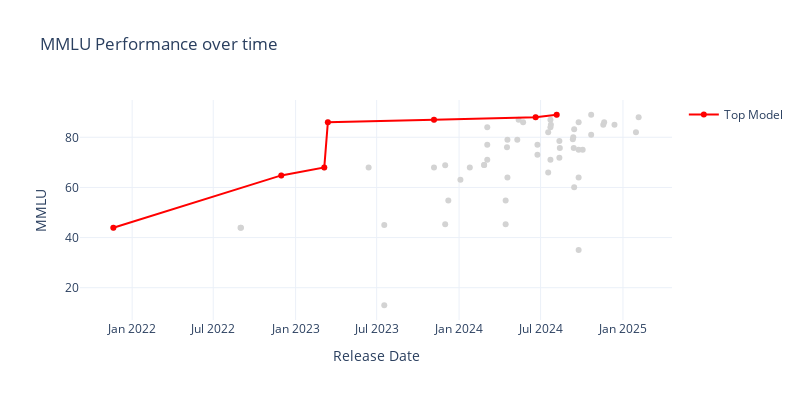
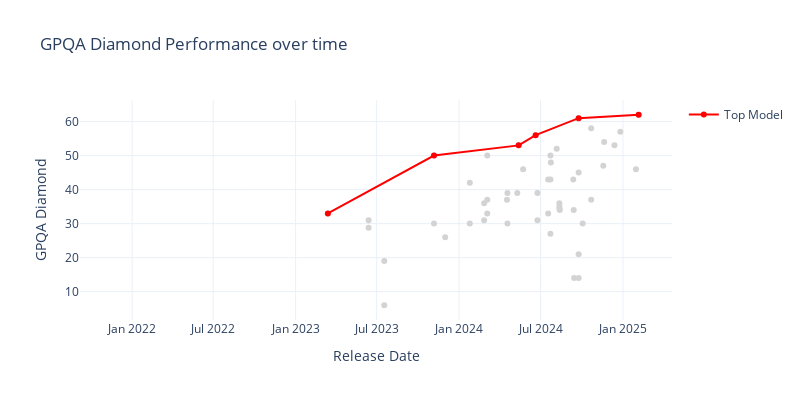
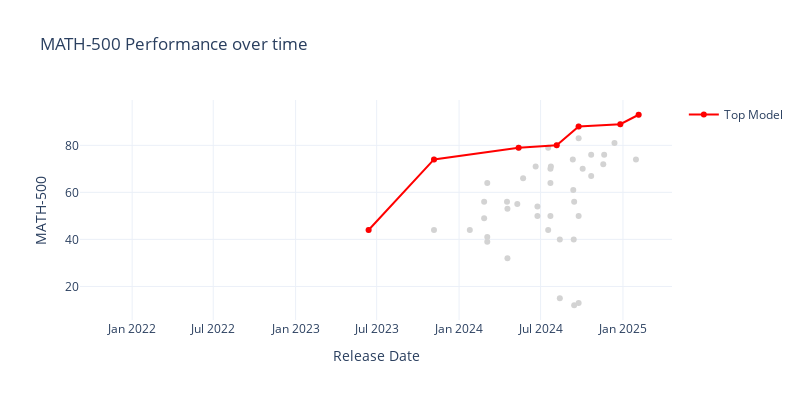
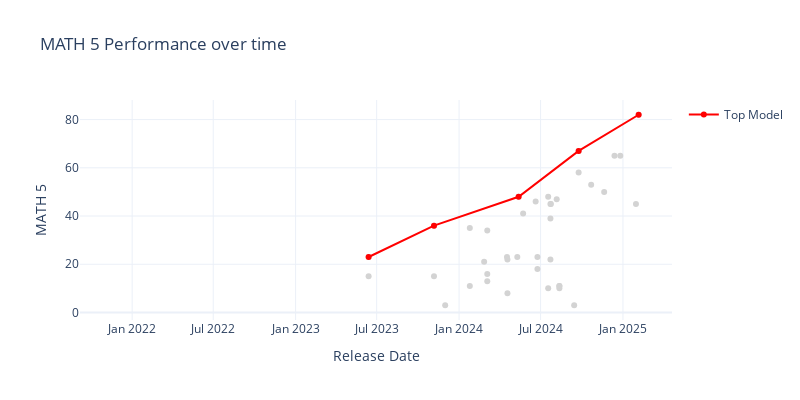

The notebook cell these images were saved under, in order:
### Markdown cell above
### Performance

### Code cell
top_n = 1
aa_df = aa_df.sort_values(by='Release Date')

top_models_df_lookup = {}
for benchmark in benchmarks:
    # Get the top-1 model by benchmark score at each point in time
    ever_top_n_models = set()
    unique_dates = aa_df['Release Date'].sort_values().unique()
    for date in unique_dates:
        df_up_to_date = aa_df[aa_df['Release Date'] <= date]
        top_n_models = df_up_to_date.nlargest(top_n, benchmark)
        top_n_model_names = top_n_models['Model Name and Date'].tolist()
        ever_top_n_models.update(top_n_model_names)
    ever_top_n_list = list(ever_top_n_models)
    print(ever_top_n_list)
    top_models_df = aa_df[aa_df['Model Name and Date'].isin(ever_top_n_list)]
    top_models_df_lookup[benchmark] = top_models_df

    # Create base scatter plot with all data
    fig = px.scatter(aa_df, x='Release Date', y=benchmark, 
                    hover_data=['Model Name'], 
                    title=f'{benchmark} Performance over time',
                    color_discrete_sequence=['lightgray'])

    # Add top-1 models in a different color
    fig.add_scatter(x=top_models_df['Release Date'], 
                    y=top_models_df[benchmark],
                    mode='lines+markers',
                    name='Top Model',
                    hovertemplate='%{text}<extra></extra>',
                    text=top_models_df['Model Name'],
                    line=dict(color='red'))
    fig.update_layout(
        width=800,
        height=400,
    )
    fig.show()

### Figure 1 — Plotly figure (JSON) as saved in the notebook; plotly's stock layout.template omitted (floating-point values rounded to 4 significant figures)
{"data": [{"customdata": [["GPT-3"], ["GPT-3"], ["GPT-3"], ["GPT-3.5"], ["GPT-3.5 Turbo"], ["GPT-4-0314"], ["GPT-4-0613"], ["GPT-3.5-Turbo-2023-06"], ["Llama-2-Chat-7B"], ["Llama-2-Chat-13B"], ["GPT-3.5-Turbo-2023-11"], ["GPT-4 Turbo"], ["Llama 2-70B Chat"], ["Llama 2-7B"], ["Llama 2-13B"], ["GPT-3"], ["GPT-4-0125"], ["GPT-3.5-Turbo-2024-01"], ["Mistral-Large-2024-02"], ["Mistral-Small-2024-02"], ["Claude-3-Haiku"], ["Claude-3-Sonnet"], ["Claude-3-Opus"], ["Llama 2-13B"], ["Llama 2-7B"], ["Mistral-8x22"], ["Llama-3-Instruct-70B"], ["Llama-3-Instruct-8B"], ["Gemini-1.5-Flash-2024-05"], ["GPT-4o-2024-05"], ["Gemini-1.5-Pro-2024-05"], ["Claude-3.5-Sonnet-2024-06"], ["Gemma-2-27B"], ["Gemma-2-9B"], ["Mistral-NeMo"], ["GPT-4o-mini"], ["Llama-3.1-Instruct-8B"], ["Llama-3.1-Instruct-70B"], ["Llama-3.1-Instruct-405B"], ["Mistral-Large-2-2024-07"], ["GPT-4o-2024-08"], ["Claude 2"], ["Gemini 1.0 Pro"], ["Claude Instant"], ["Claude 2.1"], ["Cohere Command"], ["Command R"], ["Command R+"], ["Cohere Command Light"], ["DeepSeek-Coder-V2 236B"], ["Jamba 1.5-Large"], ["Command R+"], ["Mistral 7B"], ["Reka Core"], ["Llama-3.2-Instruct-1B"], ["Gemini-1.5-Pro-2024-09"], ["Llama-3.2-Instruct-3B"], ["Gemini-1.5-Flash-2024-09"], ["Gemini-1.5-Flash-8B"], ["Claude-3.5-Sonnet-2024-10"], ["Claude-3.5-Haiku"], ["Mistral-Large-2-2024-11"], ["GPT-4o-2024-11"], ["Phi 4"], ["DeepSeek-V3"], ["Mistral Small 3"], ["Gemini 2.0 Flash"]], "hovertemplate": "Release Date=%{x}<br>MMLU=%{y}<br>Model Name=%{customdata[0]}<extra></extra>", "legendgroup": "", "marker": {"color": "lightgray", "symbol": "circle"}, "mode": "markers", "name": "", "orientation": "v", "showlegend": false, "type": "scatter", "x": ["2021-11-20T00:00:00", "2022-08-31T00:00:00", "2022-09-01T00:00:00", "2022-11-30T00:00:00", "2023-03-06T00:00:00", "2023-03-14T00:00:00", "2023-06-13T00:00:00", "2023-06-13T00:00:00", "2023-07-18T00:00:00", "2023-07-18T00:00:00", "2023-11-06T00:00:00", "2023-11-06T00:00:00", "2023-12-01T00:00:00", "2023-12-01T00:00:00", "2023-12-08T00:00:00", "2024-01-04T00:00:00", "2024-01-25T00:00:00", "2024-01-25T00:00:00", "2024-02-26T00:00:00", "2024-02-26T00:00:00", "2024-03-04T00:00:00", "2024-03-04T00:00:00", "2024-03-04T00:00:00", "2024-04-14T00:00:00", "2024-04-14T00:00:00", "2024-04-17T00:00:00", "2024-04-18T00:00:00", "2024-04-18T00:00:00", "2024-05-10T00:00:00", "2024-05-13T00:00:00", "2024-05-23T00:00:00", "2024-06-20T00:00:00", "2024-06-24T00:00:00", "2024-06-24T00:00:00", "2024-07-18T00:00:00", "2024-07-18T00:00:00", "2024-07-23T00:00:00", "2024-07-23T00:00:00", "2024-07-23T00:00:00", "2024-07-24T00:00:00", "2024-08-06T00:00:00", "2024-08-12T00:00:00", "2024-08-12T00:00:00", "2024-08-12T00:00:00", "2024-08-12T00:00:00", "2024-08-13T00:00:00", "2024-08-13T00:00:00", "2024-08-13T00:00:00", "2024-08-13T00:00:00", "2024-09-11T00:00:00", "2024-09-12T00:00:00", "2024-09-13T00:00:00", "2024-09-14T00:00:00", "2024-09-14T00:00:00", "2024-09-24T00:00:00", "2024-09-24T00:00:00", "2024-09-24T00:00:00", "2024-09-24T00:00:00", "2024-10-03T00:00:00", "2024-10-22T00:00:00", "2024-10-22T00:00:00", "2024-11-18T00:00:00", "2024-11-20T00:00:00", "2024-12-13T00:00:00", "2024-12-26T00:00:00", "2025-01-30T00:00:00", "2025-02-05T00:00:00"], "xaxis": "x", "y": [43.9, 43.9, 43.9, 64.8, 68, 86, null, 68, 13, 45, 68, 87, 68.9, 45.3, 54.8, 63.1, null, 68, 69, 69, 71, 77, 84, 54.8, 45.3, 76, 79, 64, 79, 87, 86, 88, 77, 73, 66, 82, 71, 84, 87, 85, 89, 78.5, 71.8, null, null, null, null, 75.7, null, 79.2, 80, 75.7, 60.1, 83.2, 35, 86, 64, 75, 75, 89, 81, 85, 86, 85, null, 82, 88], "yaxis": "y"}, {"hovertemplate": "%{text}<extra></extra>", "line": {"color": "red"}, "mode": "lines+markers", "name": "Top Model", "text": ["GPT-3", "GPT-3.5", "GPT-3.5 Turbo", "GPT-4-0314", "GPT-4 Turbo", "Claude-3.5-Sonnet-2024-06", "GPT-4o-2024-08"], "type": "scatter", "x": ["2021-11-20T00:00:00", "2022-11-30T00:00:00", "2023-03-06T00:00:00", "2023-03-14T00:00:00", "2023-11-06T00:00:00", "2024-06-20T00:00:00", "2024-08-06T00:00:00"], "y": [43.9, 64.8, 68, 86, 87, 88, 89]}], "layout": {"height": 400, "legend": {"tracegroupgap": 0}, "title": {"text": "MMLU Performance over time"}, "width": 800, "xaxis": {"anchor": "y", "domain": [0, 1], "title": {"text": "Release Date"}}, "yaxis": {"anchor": "x", "domain": [0, 1], "title": {"text": "MMLU"}}}}

### Figure 2 — Plotly figure (JSON) as saved in the notebook; plotly's stock layout.template omitted (floating-point values rounded to 4 significant figures)
{"data": [{"customdata": [["GPT-3"], ["GPT-3"], ["GPT-3"], ["GPT-3.5"], ["GPT-3.5 Turbo"], ["GPT-4-0314"], ["GPT-4-0613"], ["GPT-3.5-Turbo-2023-06"], ["Llama-2-Chat-7B"], ["Llama-2-Chat-13B"], ["GPT-3.5-Turbo-2023-11"], ["GPT-4 Turbo"], ["Llama 2-70B Chat"], ["Llama 2-7B"], ["Llama 2-13B"], ["GPT-3"], ["GPT-4-0125"], ["GPT-3.5-Turbo-2024-01"], ["Mistral-Large-2024-02"], ["Mistral-Small-2024-02"], ["Claude-3-Haiku"], ["Claude-3-Sonnet"], ["Claude-3-Opus"], ["Llama 2-13B"], ["Llama 2-7B"], ["Mistral-8x22"], ["Llama-3-Instruct-70B"], ["Llama-3-Instruct-8B"], ["Gemini-1.5-Flash-2024-05"], ["GPT-4o-2024-05"], ["Gemini-1.5-Pro-2024-05"], ["Claude-3.5-Sonnet-2024-06"], ["Gemma-2-27B"], ["Gemma-2-9B"], ["Mistral-NeMo"], ["GPT-4o-mini"], ["Llama-3.1-Instruct-8B"], ["Llama-3.1-Instruct-70B"], ["Llama-3.1-Instruct-405B"], ["Mistral-Large-2-2024-07"], ["GPT-4o-2024-08"], ["Claude 2"], ["Gemini 1.0 Pro"], ["Claude Instant"], ["Claude 2.1"], ["Cohere Command"], ["Command R"], ["Command R+"], ["Cohere Command Light"], ["DeepSeek-Coder-V2 236B"], ["Jamba 1.5-Large"], ["Command R+"], ["Mistral 7B"], ["Reka Core"], ["Llama-3.2-Instruct-1B"], ["Gemini-1.5-Pro-2024-09"], ["Llama-3.2-Instruct-3B"], ["Gemini-1.5-Flash-2024-09"], ["Gemini-1.5-Flash-8B"], ["Claude-3.5-Sonnet-2024-10"], ["Claude-3.5-Haiku"], ["Mistral-Large-2-2024-11"], ["GPT-4o-2024-11"], ["Phi 4"], ["DeepSeek-V3"], ["Mistral Small 3"], ["Gemini 2.0 Flash"]], "hovertemplate": "Release Date=%{x}<br>GPQA Diamond=%{y}<br>Model Name=%{customdata[0]}<extra></extra>", "legendgroup": "", "marker": {"color": "lightgray", "symbol": "circle"}, "mode": "markers", "name": "", "orientation": "v", "showlegend": false, "type": "scatter", "x": ["2021-11-20T00:00:00", "2022-08-31T00:00:00", "2022-09-01T00:00:00", "2022-11-30T00:00:00", "2023-03-06T00:00:00", "2023-03-14T00:00:00", "2023-06-13T00:00:00", "2023-06-13T00:00:00", "2023-07-18T00:00:00", "2023-07-18T00:00:00", "2023-11-06T00:00:00", "2023-11-06T00:00:00", "2023-12-01T00:00:00", "2023-12-01T00:00:00", "2023-12-08T00:00:00", "2024-01-04T00:00:00", "2024-01-25T00:00:00", "2024-01-25T00:00:00", "2024-02-26T00:00:00", "2024-02-26T00:00:00", "2024-03-04T00:00:00", "2024-03-04T00:00:00", "2024-03-04T00:00:00", "2024-04-14T00:00:00", "2024-04-14T00:00:00", "2024-04-17T00:00:00", "2024-04-18T00:00:00", "2024-04-18T00:00:00", "2024-05-10T00:00:00", "2024-05-13T00:00:00", "2024-05-23T00:00:00", "2024-06-20T00:00:00", "2024-06-24T00:00:00", "2024-06-24T00:00:00", "2024-07-18T00:00:00", "2024-07-18T00:00:00", "2024-07-23T00:00:00", "2024-07-23T00:00:00", "2024-07-23T00:00:00", "2024-07-24T00:00:00", "2024-08-06T00:00:00", "2024-08-12T00:00:00", "2024-08-12T00:00:00", "2024-08-12T00:00:00", "2024-08-12T00:00:00", "2024-08-13T00:00:00", "2024-08-13T00:00:00", "2024-08-13T00:00:00", "2024-08-13T00:00:00", "2024-09-11T00:00:00", "2024-09-12T00:00:00", "2024-09-13T00:00:00", "2024-09-14T00:00:00", "2024-09-14T00:00:00", "2024-09-24T00:00:00", "2024-09-24T00:00:00", "2024-09-24T00:00:00", "2024-09-24T00:00:00", "2024-10-03T00:00:00", "2024-10-22T00:00:00", "2024-10-22T00:00:00", "2024-11-18T00:00:00", "2024-11-20T00:00:00", "2024-12-13T00:00:00", "2024-12-26T00:00:00", "2025-01-30T00:00:00", "2025-02-05T00:00:00"], "xaxis": "x", "y": [null, null, null, null, null, 33, 31, 28.8, 6, 19, 30, 50, 26, null, null, null, 42, 30, 36, 31, 33, 37, 50, null, null, 37, 39, 30, 39, 53, 46, 56, 39, 31, 33, 43, 27, 43, 50, 48, 52, 35, 34.4, null, 36, null, null, 34, null, null, 43, 34, 14, null, 14, 61, 21, 45, 30, 58, 37, 47, 54, 53, 57, 46, 62], "yaxis": "y"}, {"hovertemplate": "%{text}<extra></extra>", "line": {"color": "red"}, "mode": "lines+markers", "name": "Top Model", "text": ["GPT-3", "GPT-4-0314", "GPT-4 Turbo", "GPT-4o-2024-05", "Claude-3.5-Sonnet-2024-06", "Gemini-1.5-Pro-2024-09", "Gemini 2.0 Flash"], "type": "scatter", "x": ["2021-11-20T00:00:00", "2023-03-14T00:00:00", "2023-11-06T00:00:00", "2024-05-13T00:00:00", "2024-06-20T00:00:00", "2024-09-24T00:00:00", "2025-02-05T00:00:00"], "y": [null, 33, 50, 53, 56, 61, 62]}], "layout": {"height": 400, "legend": {"tracegroupgap": 0}, "title": {"text": "GPQA Diamond Performance over time"}, "width": 800, "xaxis": {"anchor": "y", "domain": [0, 1], "title": {"text": "Release Date"}}, "yaxis": {"anchor": "x", "domain": [0, 1], "title": {"text": "GPQA Diamond"}}}}

### Figure 3 — Plotly figure (JSON) as saved in the notebook; plotly's stock layout.template omitted (floating-point values rounded to 4 significant figures)
{"data": [{"customdata": [["GPT-3"], ["GPT-3"], ["GPT-3"], ["GPT-3.5"], ["GPT-3.5 Turbo"], ["GPT-4-0314"], ["GPT-4-0613"], ["GPT-3.5-Turbo-2023-06"], ["Llama-2-Chat-7B"], ["Llama-2-Chat-13B"], ["GPT-3.5-Turbo-2023-11"], ["GPT-4 Turbo"], ["Llama 2-70B Chat"], ["Llama 2-7B"], ["Llama 2-13B"], ["GPT-3"], ["GPT-4-0125"], ["GPT-3.5-Turbo-2024-01"], ["Mistral-Large-2024-02"], ["Mistral-Small-2024-02"], ["Claude-3-Haiku"], ["Claude-3-Sonnet"], ["Claude-3-Opus"], ["Llama 2-13B"], ["Llama 2-7B"], ["Mistral-8x22"], ["Llama-3-Instruct-70B"], ["Llama-3-Instruct-8B"], ["Gemini-1.5-Flash-2024-05"], ["GPT-4o-2024-05"], ["Gemini-1.5-Pro-2024-05"], ["Claude-3.5-Sonnet-2024-06"], ["Gemma-2-27B"], ["Gemma-2-9B"], ["Mistral-NeMo"], ["GPT-4o-mini"], ["Llama-3.1-Instruct-8B"], ["Llama-3.1-Instruct-70B"], ["Llama-3.1-Instruct-405B"], ["Mistral-Large-2-2024-07"], ["GPT-4o-2024-08"], ["Claude 2"], ["Gemini 1.0 Pro"], ["Claude Instant"], ["Claude 2.1"], ["Cohere Command"], ["Command R"], ["Command R+"], ["Cohere Command Light"], ["DeepSeek-Coder-V2 236B"], ["Jamba 1.5-Large"], ["Command R+"], ["Mistral 7B"], ["Reka Core"], ["Llama-3.2-Instruct-1B"], ["Gemini-1.5-Pro-2024-09"], ["Llama-3.2-Instruct-3B"], ["Gemini-1.5-Flash-2024-09"], ["Gemini-1.5-Flash-8B"], ["Claude-3.5-Sonnet-2024-10"], ["Claude-3.5-Haiku"], ["Mistral-Large-2-2024-11"], ["GPT-4o-2024-11"], ["Phi 4"], ["DeepSeek-V3"], ["Mistral Small 3"], ["Gemini 2.0 Flash"]], "hovertemplate": "Release Date=%{x}<br>MATH-500=%{y}<br>Model Name=%{customdata[0]}<extra></extra>", "legendgroup": "", "marker": {"color": "lightgray", "symbol": "circle"}, "mode": "markers", "name": "", "orientation": "v", "showlegend": false, "type": "scatter", "x": ["2021-11-20T00:00:00", "2022-08-31T00:00:00", "2022-09-01T00:00:00", "2022-11-30T00:00:00", "2023-03-06T00:00:00", "2023-03-14T00:00:00", "2023-06-13T00:00:00", "2023-06-13T00:00:00", "2023-07-18T00:00:00", "2023-07-18T00:00:00", "2023-11-06T00:00:00", "2023-11-06T00:00:00", "2023-12-01T00:00:00", "2023-12-01T00:00:00", "2023-12-08T00:00:00", "2024-01-04T00:00:00", "2024-01-25T00:00:00", "2024-01-25T00:00:00", "2024-02-26T00:00:00", "2024-02-26T00:00:00", "2024-03-04T00:00:00", "2024-03-04T00:00:00", "2024-03-04T00:00:00", "2024-04-14T00:00:00", "2024-04-14T00:00:00", "2024-04-17T00:00:00", "2024-04-18T00:00:00", "2024-04-18T00:00:00", "2024-05-10T00:00:00", "2024-05-13T00:00:00", "2024-05-23T00:00:00", "2024-06-20T00:00:00", "2024-06-24T00:00:00", "2024-06-24T00:00:00", "2024-07-18T00:00:00", "2024-07-18T00:00:00", "2024-07-23T00:00:00", "2024-07-23T00:00:00", "2024-07-23T00:00:00", "2024-07-24T00:00:00", "2024-08-06T00:00:00", "2024-08-12T00:00:00", "2024-08-12T00:00:00", "2024-08-12T00:00:00", "2024-08-12T00:00:00", "2024-08-13T00:00:00", "2024-08-13T00:00:00", "2024-08-13T00:00:00", "2024-08-13T00:00:00", "2024-09-11T00:00:00", "2024-09-12T00:00:00", "2024-09-13T00:00:00", "2024-09-14T00:00:00", "2024-09-14T00:00:00", "2024-09-24T00:00:00", "2024-09-24T00:00:00", "2024-09-24T00:00:00", "2024-09-24T00:00:00", "2024-10-03T00:00:00", "2024-10-22T00:00:00", "2024-10-22T00:00:00", "2024-11-18T00:00:00", "2024-11-20T00:00:00", "2024-12-13T00:00:00", "2024-12-26T00:00:00", "2025-01-30T00:00:00", "2025-02-05T00:00:00"], "xaxis": "x", "y": [null, null, null, null, null, null, null, 44, null, null, 44, 74, null, null, null, null, null, 44, 49, 56, 39, 41, 64, null, null, 56, 53, 32, 55, 79, 66, 71, 54, 50, 44, 79, 50, 64, 70, 71, 80, null, null, null, null, null, 15, 40, null, 74, 61, 40, 12, 56, 13, 88, 50, 83, 70, 76, 67, 72, 76, 81, 89, 74, 93], "yaxis": "y"}, {"hovertemplate": "%{text}<extra></extra>", "line": {"color": "red"}, "mode": "lines+markers", "name": "Top Model", "text": ["GPT-3", "GPT-3.5-Turbo-2023-06", "GPT-4 Turbo", "GPT-4o-2024-05", "GPT-4o-2024-08", "Gemini-1.5-Pro-2024-09", "DeepSeek-V3", "Gemini 2.0 Flash"], "type": "scatter", "x": ["2021-11-20T00:00:00", "2023-06-13T00:00:00", "2023-11-06T00:00:00", "2024-05-13T00:00:00", "2024-08-06T00:00:00", "2024-09-24T00:00:00", "2024-12-26T00:00:00", "2025-02-05T00:00:00"], "y": [null, 44, 74, 79, 80, 88, 89, 93]}], "layout": {"height": 400, "legend": {"tracegroupgap": 0}, "title": {"text": "MATH-500 Performance over time"}, "width": 800, "xaxis": {"anchor": "y", "domain": [0, 1], "title": {"text": "Release Date"}}, "yaxis": {"anchor": "x", "domain": [0, 1], "title": {"text": "MATH-500"}}}}

### Figure 4 — Plotly figure (JSON) as saved in the notebook; plotly's stock layout.template omitted (floating-point values rounded to 4 significant figures)
{"data": [{"customdata": [["GPT-3"], ["GPT-3"], ["GPT-3"], ["GPT-3.5"], ["GPT-3.5 Turbo"], ["GPT-4-0314"], ["GPT-4-0613"], ["GPT-3.5-Turbo-2023-06"], ["Llama-2-Chat-7B"], ["Llama-2-Chat-13B"], ["GPT-3.5-Turbo-2023-11"], ["GPT-4 Turbo"], ["Llama 2-70B Chat"], ["Llama 2-7B"], ["Llama 2-13B"], ["GPT-3"], ["GPT-4-0125"], ["GPT-3.5-Turbo-2024-01"], ["Mistral-Large-2024-02"], ["Mistral-Small-2024-02"], ["Claude-3-Haiku"], ["Claude-3-Sonnet"], ["Claude-3-Opus"], ["Llama 2-13B"], ["Llama 2-7B"], ["Mistral-8x22"], ["Llama-3-Instruct-70B"], ["Llama-3-Instruct-8B"], ["Gemini-1.5-Flash-2024-05"], ["GPT-4o-2024-05"], ["Gemini-1.5-Pro-2024-05"], ["Claude-3.5-Sonnet-2024-06"], ["Gemma-2-27B"], ["Gemma-2-9B"], ["Mistral-NeMo"], ["GPT-4o-mini"], ["Llama-3.1-Instruct-8B"], ["Llama-3.1-Instruct-70B"], ["Llama-3.1-Instruct-405B"], ["Mistral-Large-2-2024-07"], ["GPT-4o-2024-08"], ["Claude 2"], ["Gemini 1.0 Pro"], ["Claude Instant"], ["Claude 2.1"], ["Cohere Command"], ["Command R"], ["Command R+"], ["Cohere Command Light"], ["DeepSeek-Coder-V2 236B"], ["Jamba 1.5-Large"], ["Command R+"], ["Mistral 7B"], ["Reka Core"], ["Llama-3.2-Instruct-1B"], ["Gemini-1.5-Pro-2024-09"], ["Llama-3.2-Instruct-3B"], ["Gemini-1.5-Flash-2024-09"], ["Gemini-1.5-Flash-8B"], ["Claude-3.5-Sonnet-2024-10"], ["Claude-3.5-Haiku"], ["Mistral-Large-2-2024-11"], ["GPT-4o-2024-11"], ["Phi 4"], ["DeepSeek-V3"], ["Mistral Small 3"], ["Gemini 2.0 Flash"]], "hovertemplate": "Release Date=%{x}<br>MATH 5=%{y}<br>Model Name=%{customdata[0]}<extra></extra>", "legendgroup": "", "marker": {"color": "lightgray", "symbol": "circle"}, "mode": "markers", "name": "", "orientation": "v", "showlegend": false, "type": "scatter", "x": ["2021-11-20T00:00:00", "2022-08-31T00:00:00", "2022-09-01T00:00:00", "2022-11-30T00:00:00", "2023-03-06T00:00:00", "2023-03-14T00:00:00", "2023-06-13T00:00:00", "2023-06-13T00:00:00", "2023-07-18T00:00:00", "2023-07-18T00:00:00", "2023-11-06T00:00:00", "2023-11-06T00:00:00", "2023-12-01T00:00:00", "2023-12-01T00:00:00", "2023-12-08T00:00:00", "2024-01-04T00:00:00", "2024-01-25T00:00:00", "2024-01-25T00:00:00", "2024-02-26T00:00:00", "2024-02-26T00:00:00", "2024-03-04T00:00:00", "2024-03-04T00:00:00", "2024-03-04T00:00:00", "2024-04-14T00:00:00", "2024-04-14T00:00:00", "2024-04-17T00:00:00", "2024-04-18T00:00:00", "2024-04-18T00:00:00", "2024-05-10T00:00:00", "2024-05-13T00:00:00", "2024-05-23T00:00:00", "2024-06-20T00:00:00", "2024-06-24T00:00:00", "2024-06-24T00:00:00", "2024-07-18T00:00:00", "2024-07-18T00:00:00", "2024-07-23T00:00:00", "2024-07-23T00:00:00", "2024-07-23T00:00:00", "2024-07-24T00:00:00", "2024-08-06T00:00:00", "2024-08-12T00:00:00", "2024-08-12T00:00:00", "2024-08-12T00:00:00", "2024-08-12T00:00:00", "2024-08-13T00:00:00", "2024-08-13T00:00:00", "2024-08-13T00:00:00", "2024-08-13T00:00:00", "2024-09-11T00:00:00", "2024-09-12T00:00:00", "2024-09-13T00:00:00", "2024-09-14T00:00:00", "2024-09-14T00:00:00", "2024-09-24T00:00:00", "2024-09-24T00:00:00", "2024-09-24T00:00:00", "2024-09-24T00:00:00", "2024-10-03T00:00:00", "2024-10-22T00:00:00", "2024-10-22T00:00:00", "2024-11-18T00:00:00", "2024-11-20T00:00:00", "2024-12-13T00:00:00", "2024-12-26T00:00:00", "2025-01-30T00:00:00", "2025-02-05T00:00:00"], "xaxis": "x", "y": [null, null, null, null, null, null, 23, 15, null, null, 15, 36, 3, null, null, null, 35, 11, 21, null, 13, 16, 34, null, null, 23, 22, 8, 23, 48, 41, 46, 23, 18, 10, 48, 22, 39, 45, 45, 47, 10, 11, null, 11, null, null, null, null, null, null, null, 3, null, null, 67, null, 58, null, 53, null, null, 50, 65, 65, 45, 82], "yaxis": "y"}, {"hovertemplate": "%{text}<extra></extra>", "line": {"color": "red"}, "mode": "lines+markers", "name": "Top Model", "text": ["GPT-3", "GPT-4-0613", "GPT-4 Turbo", "GPT-4o-2024-05", "Gemini-1.5-Pro-2024-09", "Gemini 2.0 Flash"], "type": "scatter", "x": ["2021-11-20T00:00:00", "2023-06-13T00:00:00", "2023-11-06T00:00:00", "2024-05-13T00:00:00", "2024-09-24T00:00:00", "2025-02-05T00:00:00"], "y": [null, 23, 36, 48, 67, 82]}], "layout": {"height": 400, "legend": {"tracegroupgap": 0}, "title": {"text": "MATH 5 Performance over time"}, "width": 800, "xaxis": {"anchor": "y", "domain": [0, 1], "title": {"text": "Release Date"}}, "yaxis": {"anchor": "x", "domain": [0, 1], "title": {"text": "MATH 5"}}}}
